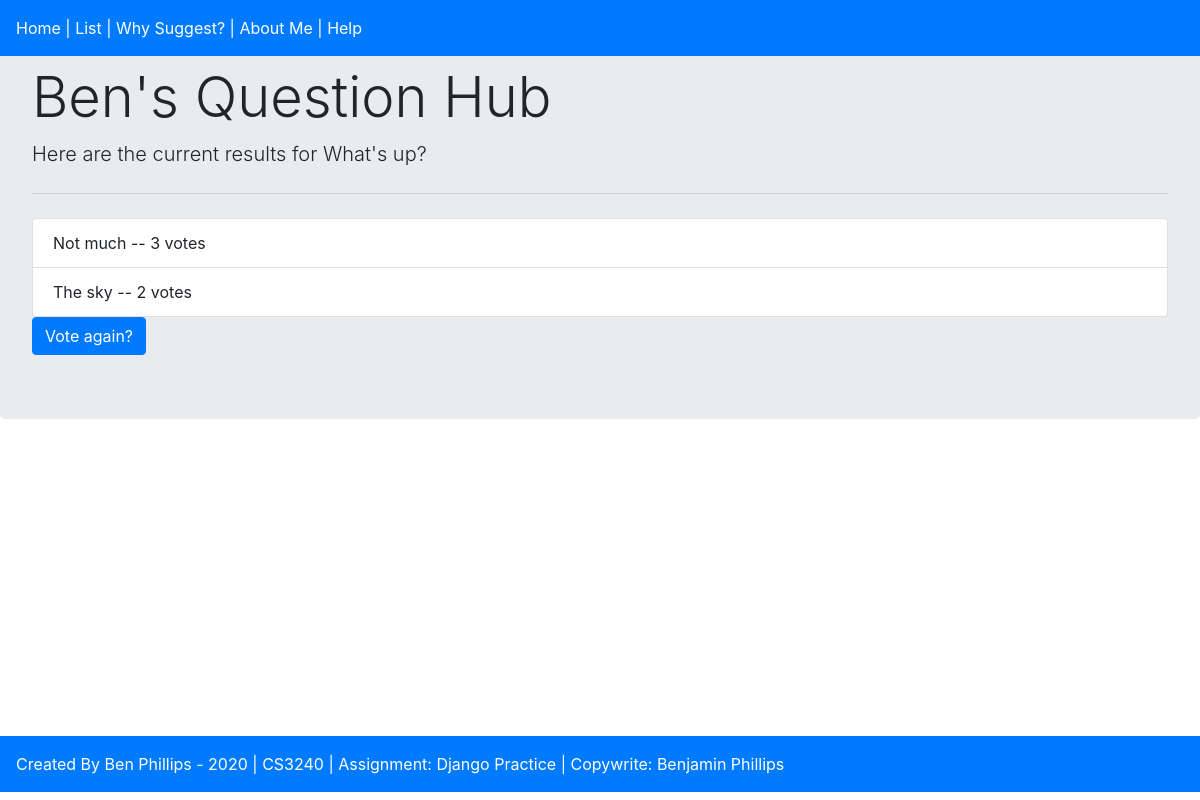
Page /polls/1/results/ on the committed database.
### polls/models.py (models this page shows, shortened)
class Question(models.Model):
    question_text = models.CharField(max_length=200)
    pub_date = models.DateTimeField('date published')
    def was_published_recently(self):
        now = timezone.now()
        return now - datetime.timedelta(days=1) <= self.pub_date <= now
    def was_published_recently(self):
        now = timezone.now()
        return now - datetime.timedelta(days=1) <= self.pub_date <= now
    was_published_recently.admin_order_field = 'pub_date'
    was_published_recently.boolean = True
    was_published_recently.short_description = 'Published recently?'

class Choice(models.Model):
    question = models.ForeignKey(Question, on_delete=models.CASCADE)
    choice_text = models.CharField(max_length=200)
    votes = models.IntegerField(default=0)

### polls/views.py (the view)
# urls.py: path('<int:pk>/results/', views.ResultsView.as_view(), name='results'),
class ResultsView(generic.DetailView):
    model = Question
    template_name = 'polls/results.html'

### polls/templates/polls/results.html (shortened to what this page needs)
<link rel="stylesheet" href="https://maxcdn.bootstrapcdn.com/bootstrap/4.0.0/css/bootstrap.min.css">
<div class="text-primary">
    <div class="fixed-top p-3 mb-2 bg-primary text-white"> Home | List | Why Suggest? | About Me | Help </div>
</div>
<div class="jumbotron">
    <h1 class="display-4">Ben's Question Hub</h1>
    <p class="lead">Here are the current results for {{ question.question_text }}</p>
    <hr class="my-4">
<ul class="list-group">
    {% for choice in question.choice_set.all %}
    <li class="list-group-item">{{ choice.choice_text }} -- {{ choice.votes }} vote{{ choice.votes|pluralize }}</li>
    {% endfor %}
</ul>
<a href="{% url 'polls:detail' question.id %}" class="btn btn-primary">Vote again?</a>
<div class="text-primary">
    <div class="fixed-bottom p-3 mb-2 bg-primary text-white"> Created By Ben Phillips - 2020   |  CS3240  |  Assignment: Django Practice | Copywrite: Benjamin Phillips</div>
</div>

### rows in the picture
Question: question_text "What's up?"
Choice: choice_text "Not much", votes "3"
Choice: choice_text "The sky", votes "2"
